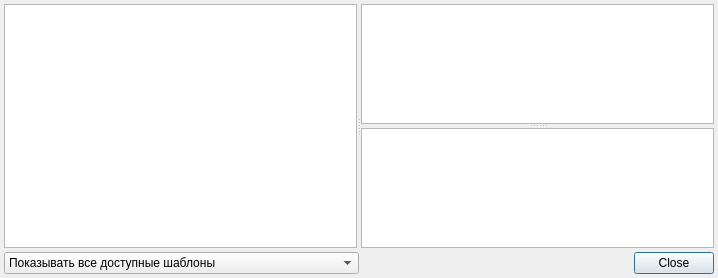
<?xml version="1.0" encoding="UTF-8"?>
<ui version="4.0">
 <class>ActionTemplateSaveDialog</class>
 <widget class="QDialog" name="ActionTemplateSaveDialog">
  <property name="geometry">
   <rect>
    <x>0</x>
    <y>0</y>
    <width>718</width>
    <height>278</height>
   </rect>
  </property>
  <property name="windowTitle">
   <string>Сохранение шаблона действия</string>
  </property>
  <property name="sizeGripEnabled">
   <bool>false</bool>
  </property>
  <layout class="QGridLayout" name="gridLayout">
   <item row="0" column="0" colspan="2">
    <widget class="QSplitter" name="splitter_2">
     <property name="orientation">
      <enum>Qt::Horizontal</enum>
     </property>
     <widget class="QWidget" name="pnlTreeItems" native="true">
      <layout class="QVBoxLayout" name="verticalLayout">
       <property name="spacing">
        <number>0</number>
       </property>
       <property name="margin">
        <number>0</number>
       </property>
       <item>
        <widget class="CTreeView" name="treeItems">
         <property name="autoScroll">
          <bool>true</bool>
         </property>
         <property name="editTriggers">
          <set>QAbstractItemView::NoEditTriggers</set>
         </property>
        </widget>
       </item>
      </layout>
     </widget>
     <widget class="QWidget" name="pnlItems" native="true">
      <layout class="QVBoxLayout" name="verticalLayout_2">
       <property name="spacing">
        <number>0</number>
       </property>
       <property name="margin">
        <number>0</number>
       </property>
       <item>
        <widget class="QSplitter" name="splitter">
         <property name="orientation">
          <enum>Qt::Vertical</enum>
         </property>
         <widget class="CTableView" name="tblItems">
          <property name="whatsThis">
           <string comment="ура!">список записей</string>
          </property>
          <property name="tabKeyNavigation">
           <bool>false</bool>
          </property>
          <property name="alternatingRowColors">
           <bool>true</bool>
          </property>
         </widget>
         <widget class="CTableView" name="tblProperties"/>
        </widget>
       </item>
      </layout>
     </widget>
    </widget>
   </item>
   <item row="1" column="0">
    <widget class="QComboBox" name="cmbShowTypeFilter">
     <item>
      <property name="text">
       <string>Показывать все доступные шаблоны</string>
      </property>
     </item>
     <item>
      <property name="text">
       <string>Показывать шаблоны текущего пользователя</string>
      </property>
     </item>
     <item>
      <property name="text">
       <string>Показывать шаблоны со СНИЛС текущего пользователя</string>
      </property>
     </item>
    </widget>
   </item>
   <item row="1" column="1">
    <widget class="QDialogButtonBox" name="buttonBox">
     <property name="orientation">
      <enum>Qt::Horizontal</enum>
     </property>
     <property name="standardButtons">
      <set>QDialogButtonBox::Close</set>
     </property>
     <property name="centerButtons">
      <bool>false</bool>
     </property>
    </widget>
   </item>
  </layout>
 </widget>
 <layoutdefault spacing="4" margin="4"/>
 <customwidgets>
  <customwidget>
   <class>CTableView</class>
   <extends>QTableView</extends>
   <header>library/TableView.h</header>
  </customwidget>
  <customwidget>
   <class>CTreeView</class>
   <extends>QTreeView</extends>
   <header>library/TreeView.h</header>
  </customwidget>
 </customwidgets>
 <tabstops>
  <tabstop>buttonBox</tabstop>
 </tabstops>
 <resources/>
 <connections>
  <connection>
   <sender>buttonBox</sender>
   <signal>accepted()</signal>
   <receiver>ActionTemplateSaveDialog</receiver>
   <slot>accept()</slot>
   <hints>
    <hint type="sourcelabel">
     <x>211</x>
     <y>342</y>
    </hint>
    <hint type="destinationlabel">
     <x>94</x>
     <y>337</y>
    </hint>
   </hints>
  </connection>
  <connection>
   <sender>buttonBox</sender>
   <signal>rejected()</signal>
   <receiver>ActionTemplateSaveDialog</receiver>
   <slot>reject()</slot>
   <hints>
    <hint type="sourcelabel">
     <x>265</x>
     <y>342</y>
    </hint>
    <hint type="destinationlabel">
     <x>404</x>
     <y>337</y>
    </hint>
   </hints>
  </connection>
 </connections>
</ui>
